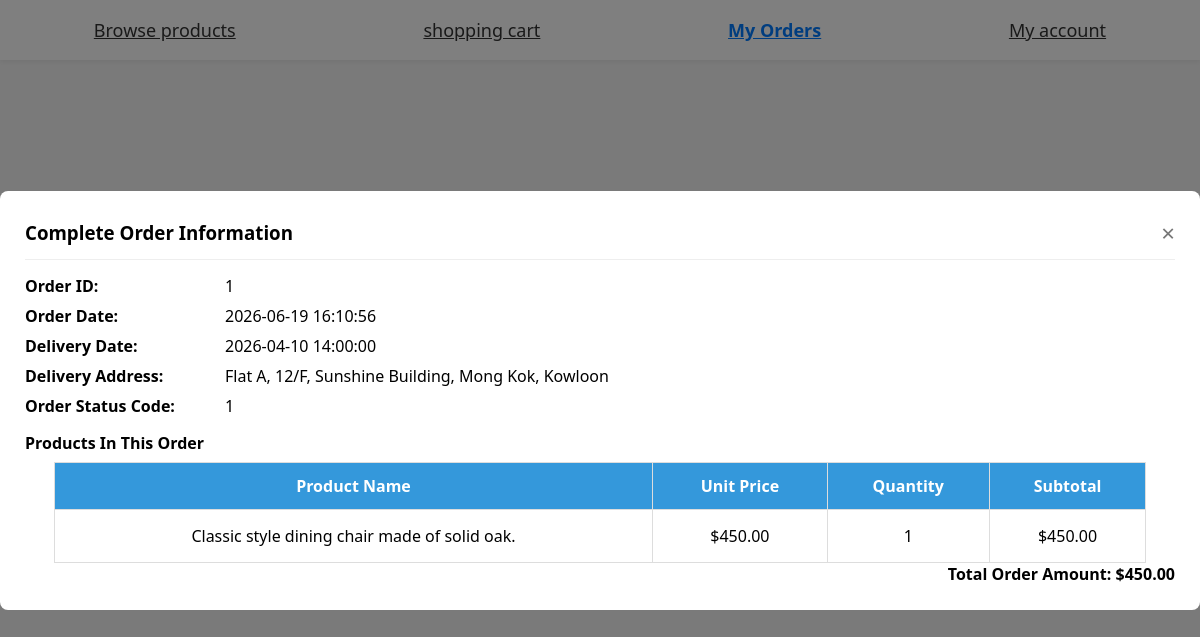
Screenshot of /customer/order.php?oid=1 (signed in) with the database file from the repository.
### tables this page shows
CREATE TABLE `orders` (
  `oid` int(11) NOT NULL,
  `odate` datetime NOT NULL DEFAULT current_timestamp(),
  `ototalamount` decimal(10,2) NOT NULL,
  `cid` int(11) NOT NULL,
  `odeliverydate` datetime NOT NULL,
  `odeliveraddress` text NOT NULL,
  `ostatus` int(11) NOT NULL DEFAULT 1
);

CREATE TABLE `orderfurnitures` (
  `oid` int(11) NOT NULL,
  `fid` int(11) NOT NULL,
  `oqty` int(11) NOT NULL
);

CREATE TABLE `furnitures` (
  `fid` int(11) NOT NULL,
  `fname` varchar(255) NOT NULL,
  `fdesc` varchar(255) NOT NULL,
  `fSize` varchar(120) NOT NULL,
  `fprice` decimal(10,2) NOT NULL,
  `fStock` int(11) NOT NULL,
  `fImgPath` varchar(200) DEFAULT NULL
);

### customer/order.php (the view, shortened to what this page needs)
<?php
$cid = $_SESSION['CID'];
$today = date('Y-m-d');
$host = 'localhost';
$dbuser = 'root';
$dbpass = '';
$dbname = 'projectdb';
$conn = mysqli_connect($host, $dbuser, $dbpass, $dbname);
mysqli_set_charset($conn, 'utf8');
$sqlList = "SELECT * FROM orders WHERE cid = ?";
$stmtList = mysqli_prepare($conn, $sqlList);
mysqli_stmt_bind_param($stmtList, 'i', $cid);
mysqli_stmt_execute($stmtList);
$rs = mysqli_stmt_get_result($stmtList);
$orderList = [];
while ($row = mysqli_fetch_assoc($rs)) $orderList[] = $row;
$showModal = false;
$goodsList = [];
if (isset($_GET['oid']) && !empty($_GET['oid'])) {
    $targetOid = intval($_GET['oid']);
    $sqlOrder = "SELECT * FROM orders WHERE oid = ? ";
    $stmtOrder = mysqli_prepare($conn, $sqlOrder);
    mysqli_stmt_bind_param($stmtOrder, 'i', $targetOid);
    mysqli_stmt_execute($stmtOrder);
    $resOrder = mysqli_stmt_get_result($stmtOrder);
    $detailOrder = mysqli_fetch_assoc($resOrder);
    if ($detailOrder) {
        $showModal = true;
        $sqlJoin = "SELECT oi.oqty, oi.fid, f.fdesc, f.fprice FROM orderfurnitures oi LEFT JOIN furnitures f ON oi.fid = f.fid WHERE oi.oid = ?";
        $stmtItem = mysqli_prepare($conn, $sqlJoin);
        mysqli_stmt_bind_param($stmtItem, 'i', $targetOid);
        mysqli_stmt_execute($stmtItem);
        $rsItem = mysqli_stmt_get_result($stmtItem);
        $goodsList = [];
        while ($row = mysqli_fetch_assoc($rsItem)) {
            $goodsList[] = $row;
        }
    }
}
?>
<!DOCTYPE html>
<html lang="en">
<head>
    <link rel="stylesheet" href="../CSS/style.css">
</head>
<body>
    <div class="nav">
        <a href="productList.php">Browse products</a>
        <a href="ShoppingCart.php">shopping cart</a>
        <a class="active" href="order.php">My Orders</a>
        <a href="myAccount.php">My account</a>
    </div>
    <div class="table-card">
        <div class="header">
            <h1>Order List</h1>
        </div>
        <table border="1" width="100%">
            <thead>
                <tr>
                    <th>Order ID</th>
                    <th>Order Date</th>
                    <th>Total Amount</th>
                    <th>Delivery Date</th>
                    <th>Delivery Address</th>
                    <th>Order Status</th>
                    <th>Operation</th>
                </tr>
            </thead>
            <tbody>
                <?php if(empty($orderList)): ?>
                    <tr><td colspan="10" class="empty-row">You have no orders yet</td></tr>
                <?php else: ?>
                    <?php foreach ($orderList as $item): ?>
                    <?php
                        $limitDay = date('Y-m-d', strtotime($today . " +2 days"));
                        $canCancel = $item['odeliverydate'] > $limitDay && !in_array($item['ostatus'], [4,5,6]);
                    ?>
                    <tr>
                        <td><?= $item['oid'] ?></td>
                        <td><?= $item['odate'] ?></td>
                        <td>$<?= number_format($item['ototalamount'],2) ?></td>
                        <td><?= $item['odeliverydate'] ?></td>
                        <td><?= $item['odeliveraddress'] ?></td>
                        <td>
                            <?php
                            $status = $item['ostatus'];
                            $tagClass = $tagVal = '';
                            if($status == 1){$tagClass='tag-pending';$tagVal='pending';}
                            elseif($status == 2){$tagClass='tag-processing';$tagVal='processing';}
                            elseif($status == 3){$tagClass='tag-waitshipping';$tagVal='waitshipping';}
                            elseif($status == 4){$tagClass='tag-shipped';$tagVal='shipped';}
                            elseif($status ==5 || $status ==6){$tagClass='tag-arrive';$tagVal='arrive';}
                            ?>
                            <span class="<?= $tagClass ?>"><?= $tagVal ?></span>
                        </td>
                        <td>
                            <a href="order.php?oid=<?= $item['oid'] ?>" class="btn-info">Order Info</a>
                            <?php if($canCancel): ?>
                                <a class="btn-del" onclick="if(confirm('Are you sure to cancel this order?')) window.location.href='order.php?action=delete&oid=<?= $item['oid'] ?>'">Cancel Order</a>
                            <?php else: ?>
                                <a class="btn-del" disabled style="background:#aaa;cursor:not-allowed;">Cannot Cancel</a>
                            <?php endif; ?>
                        </td>
                    </tr>
                    <?php endforeach; ?>
                <?php endif; ?>
            </tbody>
        </table>
        <p>Today is: <?= $today ?></p>
    </div>
    <?php if($showModal && !empty($detailOrder)): ?>
    <div class="mask">
        <div class="modal-box">
            <div class="modal-head">
                <h3>Complete Order Information</h3>
                <a href="order.php" class="close-btn">×</a>
            </div>
            <div class="info-line"><span class="info-label">Order ID:</span><?= $detailOrder['oid'] ?></div>
            <div class="info-line"><span class="info-label">Order Date:</span><?= $detailOrder['odate'] ?></div>
            <div class="info-line"><span class="info-label">Delivery Date:</span><?= $detailOrder['odeliverydate'] ?></div>
            <div class="info-line"><span class="info-label">Delivery Address:</span><?= $detailOrder['odeliveraddress'] ?></div>
            <div class="info-line"><span class="info-label">Order Status Code:</span><?= $detailOrder['ostatus'] ?></div>
            <h4 style="margin:15px 0 8px;">Products In This Order</h4>
            <table>
                <thead>
                    <tr>
                        <th>Product Name</th>
                        <th>Unit Price</th>
                        <th>Quantity</th>
                        <th>Subtotal</th>
                    </tr>
                </thead>
                <tbody>
                    <?php if(empty($goodsList)): ?>
                        <tr><td colspan="4">No product data</td></tr>
                    <?php else: ?>
                        <?php foreach ($goodsList as $goods): ?>
                        <tr>
                            <td><?= htmlspecialchars($goods['fdesc']) ?></td>
                            <td>$<?= number_format($goods['fprice'],2) ?></td>
                            <td><?= $goods['oqty'] ?></td>
                            <td>$<?= number_format($goods['fprice'] * $goods['oqty'],2) ?></td>
                        </tr>
                        <?php endforeach; ?>
                    <?php endif; ?>
                </tbody>
            </table>
            <div style="font-weight:bold;font-size:16px;text-align:right;">
                Total Order Amount: $<?= number_format($detailOrder['ototalamount'],2) ?>
            </div>
        </div>
    </div>
    <?php endif; ?>
</body>
</html>

### CSS/style.css (style rules this page uses)
* { margin:0; padding:0; box-sizing:border-box; font-family:system-ui; }
body { min-height:100vh; display:grid; place-items:center; background:#f5f5f5; padding:20px; padding-top:70px; background-size: cover; background-position: center; background-repeat: no-repeat; }
.header { text-align: center; margin-bottom:0px; }
.header h1 { font-size:24px; color:#333; }
.nav { position:fixed; top:0; left:0; width:100%; height:60px; background:#fff; box-shadow:0 2px 5px #00000010; display:flex; align-items:center; justify-content:space-around; z-index:999; }
.nav a { text-decoration:center; color:#333; font-size:18px; cursor:pointer; padding: 12px 12px; }
.nav .active { color:#007bff; font-weight:bold; }
.header { width: 90%; max-width: 1200px; margin: 0 auto; padding: 10px 25px; }
.header h1 { margin: 0; font-size: 24px; }
.tag-pending { color:orange }
.table-card { background: white; border-radius: 8px; box-shadow: 0 2px 8px rgba(0,0,0,0.1); min-width: 1100px; padding: 25px; width: 80%; margin: auto auto; text-align: center; }
.table,td,th { border: 1px solid #005cbb; border: 1px solid #ddd; padding: 12px; text-align: center; }
table { width:95%; border-collapse: collapse; margin: auto auto; text-align: center; }
td { padding:15px; text-align: center; }
th { background: #3498db; color: white; }
.tag-pending { background: #9b6500; padding: 3px 8px; border-radius: 4px; font-size: 14px; color: white; }
.mask { display: none; position: fixed; top: 0; left: 0; width: 100%; height: 100%; background: rgba(0,0,0,0.6); z-index:999; }

### rows the page displays
orders: oid "1", odate "2026-06-19 16:10:56", odeliverydate "2026-04-10 14:00:00", odeliveraddress "Flat A, 12/F, Sunshine Building, Mong Kok, Kowloon", ostatus "1", ototalamount "450.00"
orderfurnitures: fid.fdesc "Classic style dining chair made of solid oak.", fid.fprice "450.00", oqty "1", $goods['fprice']*$goods['oqty'] "450.00"
